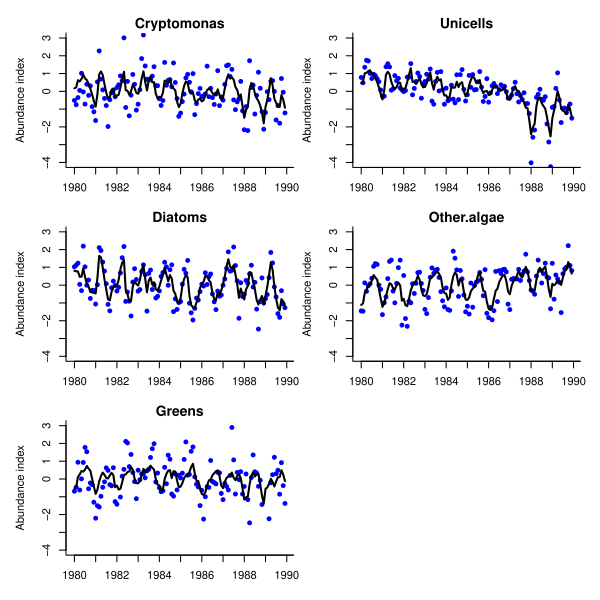

Here is the R script that generated this plot:
###################################################
### code chunk number 20: Cs15_plotfits
###################################################
fit <- kemz.3
spp <- rownames(dat.z)
par(mfcol = c(3, 2), mar = c(3, 4, 1.5, 0.5), oma = c(0.4, 1, 1, 1))
for (i in 1:length(spp)) {
  plot(dat.z[i, ], xlab = "", ylab = "Abundance index", bty = "L", xaxt = "n", ylim = c(-4, 3), pch = 16, col = "blue")
  axis(1, 12 * (0:dim(dat.z)[2]) + 1, 1980 + 0:dim(dat.z)[2])
  par.mat <- coef(fit, type = "matrix")
  lines(as.vector(par.mat$Z[i, , drop = FALSE] %*% fit$states + par.mat$A[i, ]), lwd = 2)
  title(spp[i])
}
